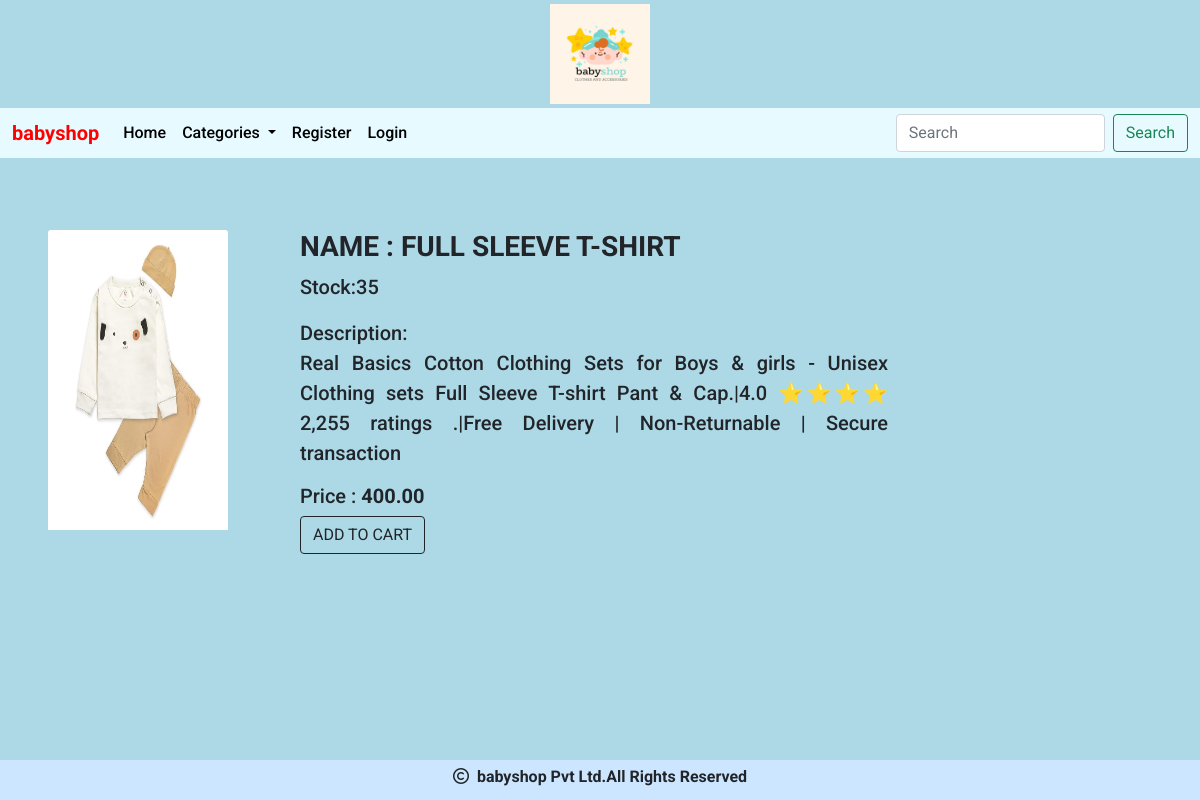
Page /viewproduct/FULL SLEEVE T-SHIRT on the committed database.
### shop/models.py (models this page shows, shortened)
class Product(models.Model):
    name = models.CharField(max_length=200)
    desc = models.TextField()
    image = models.ImageField(upload_to='shop/products', blank=True, null=True)
    price=models.DecimalField(max_digits=10,decimal_places=2)
    category=models.ForeignKey(Category,on_delete=models.CASCADE)    # to set a connection to category table one to many relationship
    stock=models.IntegerField()
    available=models.BooleanField(default=True)
    created=models.DateTimeField(auto_now_add=True)
    updated=models.DateTimeField(auto_now=True)

### shop/views.py (the view)
# urls.py: path('viewproduct/<p>',views.viewproduct,name="viewproduct"),
def viewproduct(request,p):
    c=Product.objects.get(name=p)
    return render(request,'viewproduct.html',{'product':c})

### cart/context_processors.py (called while the page is built, shortened)
def productcount(request):
    item_count=0
    return {'count':item_count}

### shop/context_processors.py (called while the page is built)
def menu_links(request):
    c=Category.objects.all()
    return {'links':c}

### templates/viewproduct.html (shortened to what this page needs)
<!DOCTYPE html>
{% extends 'base.html' %}
{% load static %}
{% block content %}
<br>
<div class="row">
  <div class="col-2 m-5" >
    <center><img src="{{product.image.url}}" class="card-img-top" alt="..." style="width:100%;" height="300"></center>
  </div>
  <div class="col-sm-6 mt-5" style="font-size:20px;">
        <h3 style="font-weight:bold;text-transform: uppercase;">Name : {{product.name}}</h3>
        <p>Stock:{{product.stock}}</p>
       Description:<p style="text-align:justify;word-spacing:3.0px;">{{product.desc}}</p>
        <h5 >Price : <b>{{product.price}}</b></h5>
    <a class="btn btn-outline-dark" href="{% url 'cart:addtocart'  product.name %}">ADD TO CART</a>
  </div>
</div>
{% endblock %}

### static/css/style.css (style rules this page uses)
body { background-color:lightblue; font-family: "Roboto", sans-serif; font-weight: 500; font-style: normal; }
#bg { background-size: 100%; background-repeat: no-repeat; background-position:center; background-attachment:fixed; }

### rows in the picture
Product: image (picture), name "FULL SLEEVE T-SHIRT", stock "35", desc "Real Basics Cotton Clothing Sets for Boys & girls - Unisex Clothing sets Full Sleeve T-shirt Pant & Cap.|4.0 ⭐⭐⭐⭐ 2,255 ratings .|Free Delivery | Non-Returnable | Secure transaction", price "400.00"
